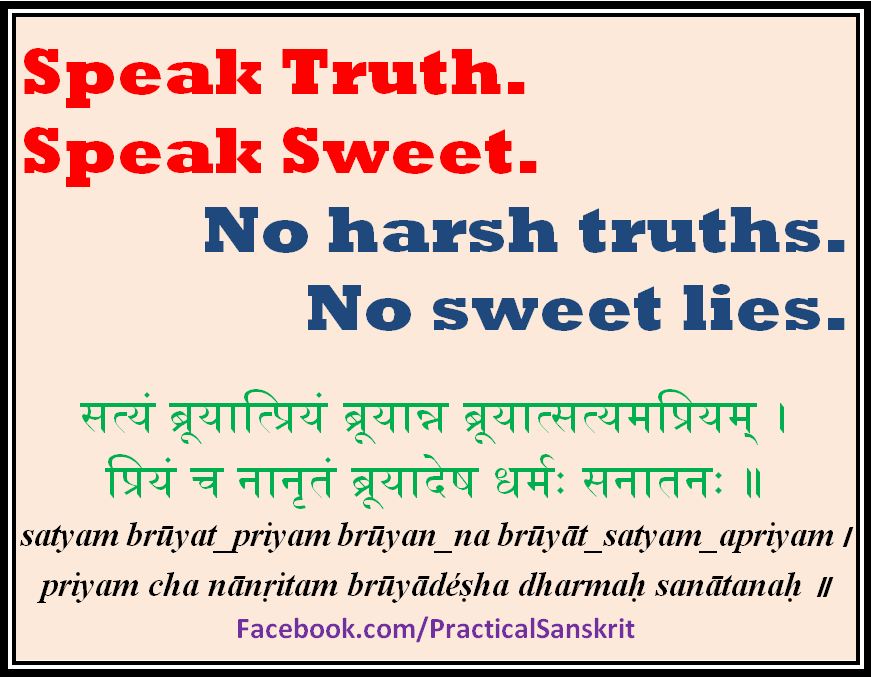
#> input picture a4_20171112/input_data/5_1.png, 871 x 678 px
$ jupyter execute --allow-errors q5.ipynb   (shell and % lines are left out)
#> lines starting #> are read from the running program, lines starting #| are printed output that depends on the picture
[cell 1]
import cv2
import numpy as np
import matplotlib.pyplot as plt
import random
import sys
sys.setrecursionlimit(10000)

## components for each color

[cell 2]
im = cv2.imread("../input_data/5_1.png",1)
#> im is the input picture: shape (678, 871, 3); mean B, G, R 185, 197.1, 217.1
# print(im.shape)
im = im[15:-15,15:-15]
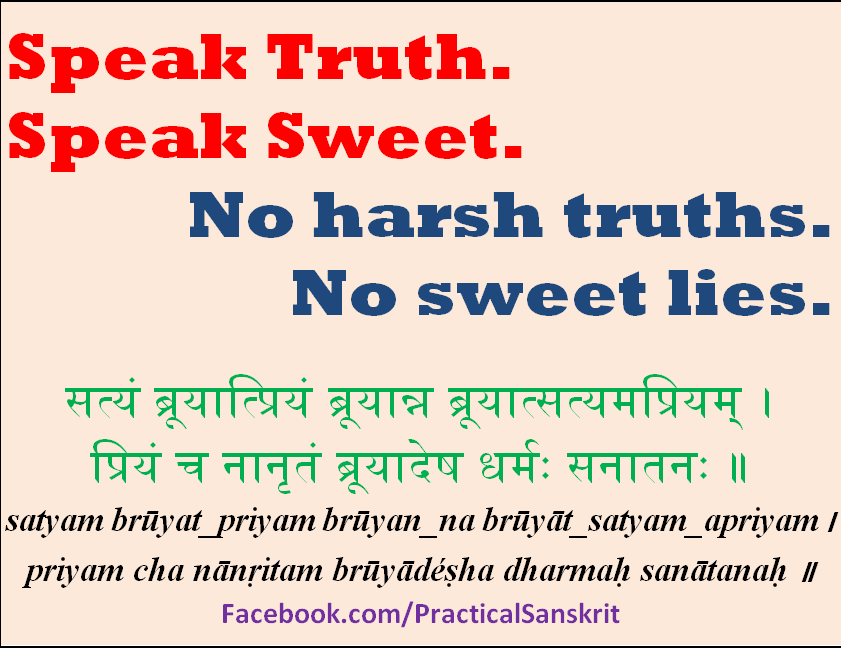
#> im: shape (648, 841, 3); mean B, G, R 194, 207.1, 228.8
plt.imshow(cv2.cvtColor(im, cv2.COLOR_BGR2RGB))

[cell 3]
def eightConnComp(i,j,c,visited,im,final):
    if(i<0 or i>=im.shape[0] or j<0 or j>=im.shape[1] or visited[i,j]==1):
        return 0
    visited[i,j] = 1
    if(im[i,j] == 1):
        final[i,j] = c
        eightConnComp(i+1,j,c,visited,im,final)
        eightConnComp(i,j+1,c,visited,im,final)
        eightConnComp(i-1,j,c,visited,im,final)
        eightConnComp(i,j-1,c,visited,im,final)
        eightConnComp(i+1,j+1,c,visited,im,final)
        eightConnComp(i-1,j-1,c,visited,im,final)
        eightConnComp(i-1,j+1,c,visited,im,final)
        eightConnComp(i+1,j-1,c,visited,im,final)
    return 0

def fill(im):
    h,w,c = im.shape
    count = 0
    visited = np.zeros((h,w))
    final = np.zeros((h,w,c),dtype= np.uint16)
    colors = []
    for i in range(100):
        c = [random.randint(0,255),random.randint(0,255),random.randint(0,255)]
        colors += [c]
    for i in range(h):
        for j in range(w):
            if(im[i,j] == 1 and visited[i,j] == 0):
                eightConnComp(i,j,colors[j%100],visited,im,final)
                count += 1
    return final, count

[cell 4]
colors, pix_cnt = np.unique(im.reshape(-1, im.shape[2]), axis=0, return_counts=True);
#> colors = 77 rows, first 8: [0, 0, 0], [0, 0, 255], [66, 70, 76], [66, 70, 254], [80, 176, 0], [88, 95, 103], [88, 95, 254], [105, 113, 123]; pix_cnt = 77 values, max 454087 at index 75, min 42 at index 57, mean 7077.5
idx = np.flipud(np.argsort(pix_cnt))
#> idx = 77 values, max 76 at index 6, min 0 at index 3, mean 38
colors = colors[idx[1:6],:]
#> colors = [[125, 73, 31], [0, 0, 255], [0, 0, 0], [80, 176, 0], [160, 48, 112]]
print(colors)
#| [[125  73  31]
#|  [  0   0 255]
#|  [  0   0   0]
#|  [ 80 176   0]
#|  [160  48 112]]

[cell 5]
h,w,c = im.shape
#> h = 648; w = 841; c = 3

fig = plt.figure()
count = 0

new_masks = np.zeros((6,h,w))

for k,c in enumerate(colors):
    print(c)
    for i in range(h):
        for j in range(w):
            if np.array_equal(im[i,j,:],c):
                new_masks[k,i,j] = 1
#> this loop made 5 passes
#| [125  73  31]
#| [  0   0 255]
#| [0 0 0]
#| [ 80 176   0]
#| [160  48 112]

[cell 6]
plt.figure(figsize=(20,20))
for i in range(5):
    plt.subplot(5,1,i+1)
    plt.imshow(new_masks[i],cmap='gray')
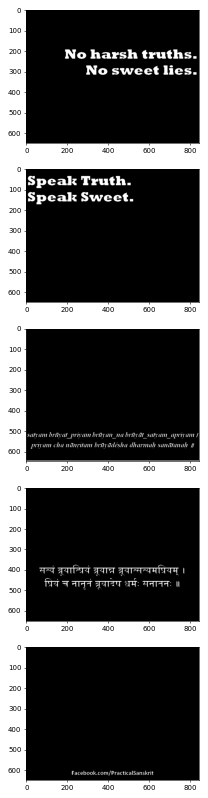
#> figure drawn by matplotlib, 5 panels
